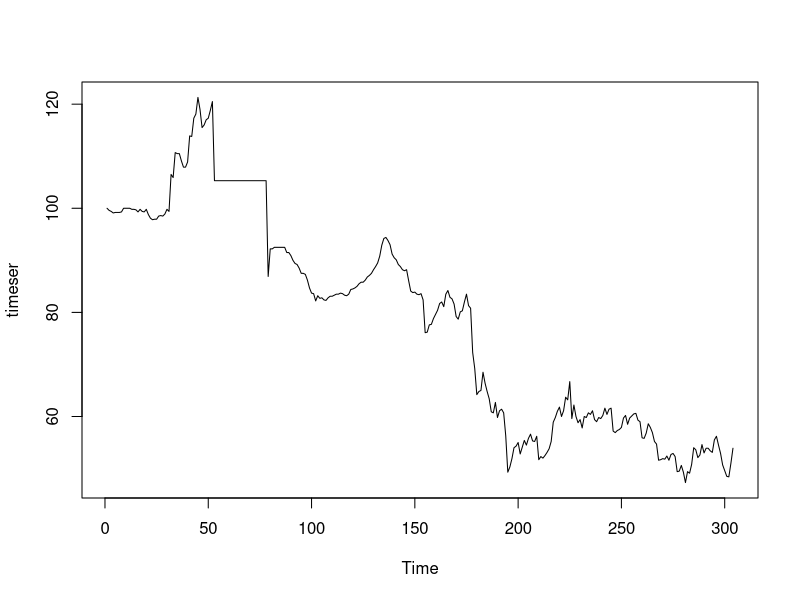
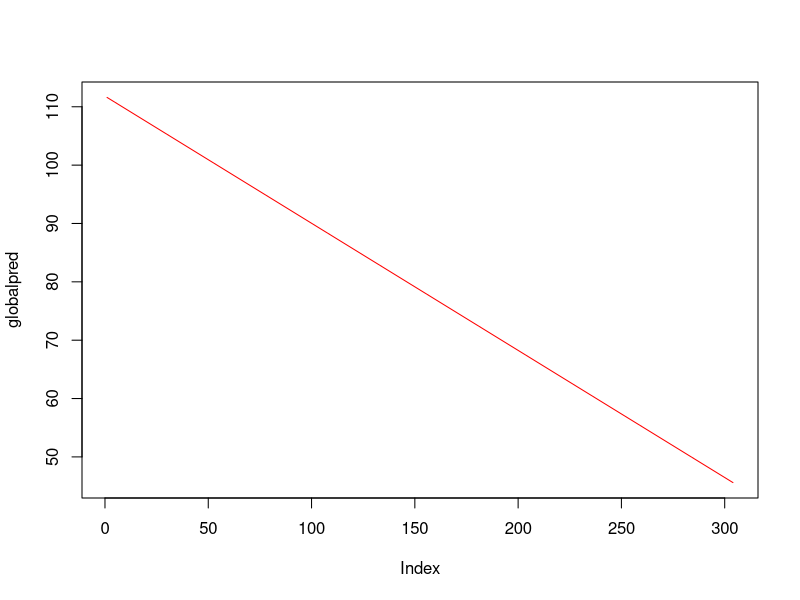
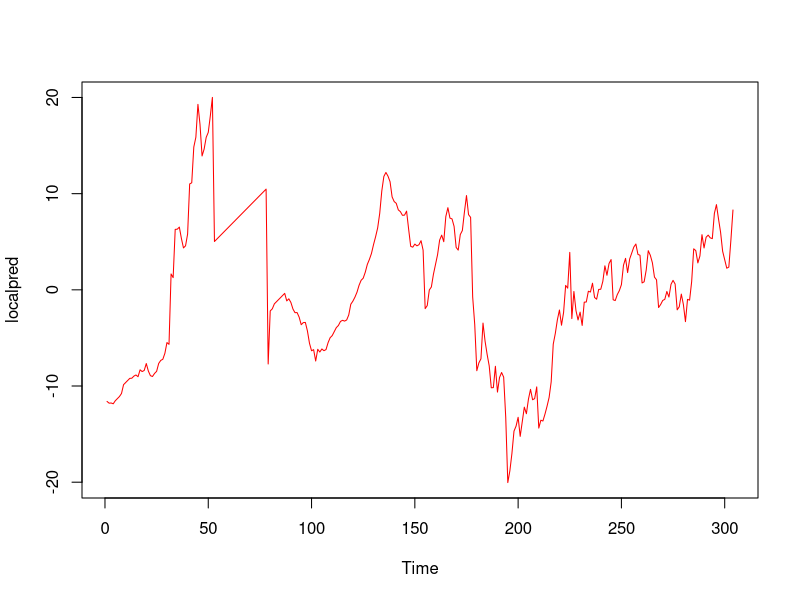

Write R code to recreate these figures, in order.
#Loading the required libraries

library(graphics)
library(forecast)

#loading the file into R

exchange_rate_data <- read.csv("exchange-rate-twi.csv", header = T, sep = ',')

nrow(exchange_rate_data)

#Converting dataframe to time series

timeser <- ts(exchange_rate_data$Exchange.Rate.TWI)
plot(timeser)

#Building final model in R

lmfit <- lm(Exchange.Rate.TWI ~ Month, data=exchange_rate_data)
globalpred <- predict(lmfit)
plot(globalpred, col='red', type = "l")

#Now, let's inspect the local component of the time series

localpred <- timeser - globalpred
plot(localpred, col='red', type = "l")